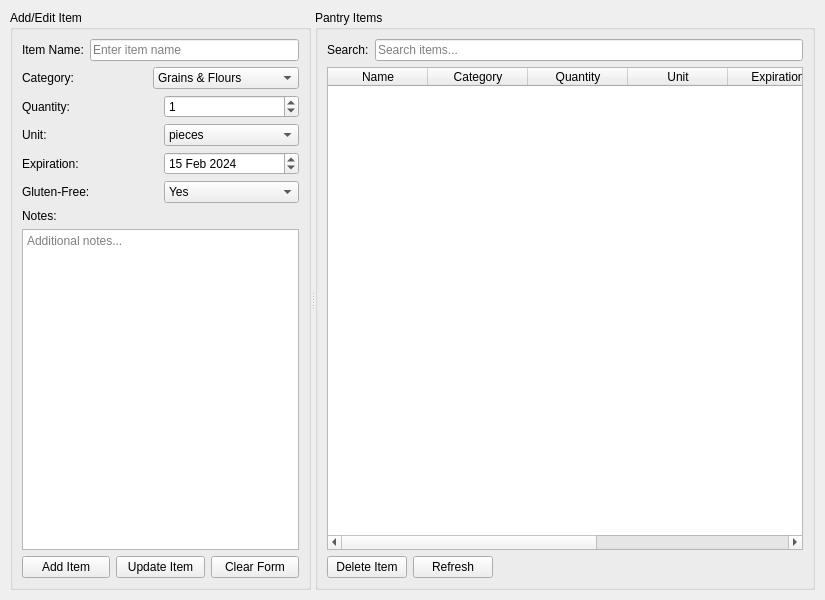
<?xml version="1.0" encoding="UTF-8"?>
<ui version="4.0">
 <class>PantryPanel</class>
 <widget class="QWidget" name="PantryPanel">
  <property name="geometry">
   <rect>
    <x>0</x>
    <y>0</y>
    <width>825</width>
    <height>600</height>
   </rect>
  </property>
  <layout class="QVBoxLayout" name="verticalLayout">
   <property name="spacing">
    <number>10</number>
   </property>
   <property name="leftMargin">
    <number>10</number>
   </property>
   <property name="topMargin">
    <number>10</number>
   </property>
   <property name="rightMargin">
    <number>10</number>
   </property>
   <property name="bottomMargin">
    <number>10</number>
   </property>
   <item>
    <widget class="QSplitter" name="splitter">
     <property name="orientation">
      <enum>Qt::Orientation::Horizontal</enum>
     </property>
     <widget class="QWidget" name="formWidget">
      <property name="minimumSize">
       <size>
        <width>300</width>
        <height>0</height>
       </size>
      </property>
      <layout class="QVBoxLayout" name="formLayout">
       <item>
        <widget class="QGroupBox" name="formGroup">
         <property name="title">
          <string>Add/Edit Item</string>
         </property>
         <layout class="QVBoxLayout" name="formGroupLayout">
          <item>
           <layout class="QHBoxLayout" name="nameLayout">
            <item>
             <widget class="QLabel" name="nameLabel">
              <property name="text">
               <string>Item Name:</string>
              </property>
             </widget>
            </item>
            <item>
             <widget class="QLineEdit" name="nameEdit">
              <property name="placeholderText">
               <string>Enter item name</string>
              </property>
             </widget>
            </item>
           </layout>
          </item>
          <item>
           <layout class="QHBoxLayout" name="categoryLayout">
            <item>
             <widget class="QLabel" name="categoryLabel">
              <property name="text">
               <string>Category:</string>
              </property>
             </widget>
            </item>
            <item>
             <widget class="QComboBox" name="categoryCombo">
              <item>
               <property name="text">
                <string>Grains &amp; Flours</string>
               </property>
              </item>
              <item>
               <property name="text">
                <string>Baking</string>
               </property>
              </item>
              <item>
               <property name="text">
                <string>Canned Goods</string>
               </property>
              </item>
              <item>
               <property name="text">
                <string>Dairy</string>
               </property>
              </item>
              <item>
               <property name="text">
                <string>Meat &amp; Seafood</string>
               </property>
              </item>
              <item>
               <property name="text">
                <string>Fruits &amp; Vegetables</string>
               </property>
              </item>
              <item>
               <property name="text">
                <string>Spices &amp; Seasonings</string>
               </property>
              </item>
              <item>
               <property name="text">
                <string>Snacks</string>
               </property>
              </item>
              <item>
               <property name="text">
                <string>Beverages</string>
               </property>
              </item>
              <item>
               <property name="text">
                <string>Other</string>
               </property>
              </item>
             </widget>
            </item>
           </layout>
          </item>
          <item>
           <layout class="QHBoxLayout" name="quantityLayout">
            <item>
             <widget class="QLabel" name="quantityLabel">
              <property name="text">
               <string>Quantity:</string>
              </property>
             </widget>
            </item>
            <item>
             <widget class="QSpinBox" name="quantitySpin">
              <property name="minimum">
               <number>0</number>
              </property>
              <property name="maximum">
               <number>9999</number>
              </property>
              <property name="value">
               <number>1</number>
              </property>
             </widget>
            </item>
           </layout>
          </item>
          <item>
           <layout class="QHBoxLayout" name="unitLayout">
            <item>
             <widget class="QLabel" name="unitLabel">
              <property name="text">
               <string>Unit:</string>
              </property>
             </widget>
            </item>
            <item>
             <widget class="QComboBox" name="unitCombo">
              <item>
               <property name="text">
                <string>pieces</string>
               </property>
              </item>
              <item>
               <property name="text">
                <string>cups</string>
               </property>
              </item>
              <item>
               <property name="text">
                <string>tbsp</string>
               </property>
              </item>
              <item>
               <property name="text">
                <string>tsp</string>
               </property>
              </item>
              <item>
               <property name="text">
                <string>lbs</string>
               </property>
              </item>
              <item>
               <property name="text">
                <string>oz</string>
               </property>
              </item>
              <item>
               <property name="text">
                <string>grams</string>
               </property>
              </item>
              <item>
               <property name="text">
                <string>ml</string>
               </property>
              </item>
              <item>
               <property name="text">
                <string>liters</string>
               </property>
              </item>
              <item>
               <property name="text">
                <string>cans</string>
               </property>
              </item>
              <item>
               <property name="text">
                <string>boxes</string>
               </property>
              </item>
              <item>
               <property name="text">
                <string>bags</string>
               </property>
              </item>
             </widget>
            </item>
           </layout>
          </item>
          <item>
           <layout class="QHBoxLayout" name="expLayout">
            <item>
             <widget class="QLabel" name="expLabel">
              <property name="text">
               <string>Expiration:</string>
              </property>
             </widget>
            </item>
            <item>
             <widget class="QDateEdit" name="expDate">
              <property name="date">
               <date>
                <year>2024</year>
                <month>2</month>
                <day>15</day>
               </date>
              </property>
             </widget>
            </item>
           </layout>
          </item>
          <item>
           <layout class="QHBoxLayout" name="gfLayout">
            <item>
             <widget class="QLabel" name="gfLabel">
              <property name="text">
               <string>Gluten-Free:</string>
              </property>
             </widget>
            </item>
            <item>
             <widget class="QComboBox" name="gfCombo">
              <item>
               <property name="text">
                <string>Yes</string>
               </property>
              </item>
              <item>
               <property name="text">
                <string>No</string>
               </property>
              </item>
              <item>
               <property name="text">
                <string>Unknown</string>
               </property>
              </item>
             </widget>
            </item>
           </layout>
          </item>
          <item>
           <layout class="QVBoxLayout" name="notesLayout">
            <item>
             <widget class="QLabel" name="notesLabel">
              <property name="maximumSize">
               <size>
                <width>16777215</width>
                <height>25</height>
               </size>
              </property>
              <property name="text">
               <string>Notes:</string>
              </property>
             </widget>
            </item>
            <item>
             <widget class="QTextEdit" name="notesEdit">
              <property name="maximumSize">
               <size>
                <width>16777215</width>
                <height>800</height>
               </size>
              </property>
              <property name="placeholderText">
               <string>Additional notes...</string>
              </property>
             </widget>
            </item>
           </layout>
          </item>
          <item>
           <layout class="QHBoxLayout" name="buttonLayout">
            <item>
             <widget class="QPushButton" name="addButton">
              <property name="text">
               <string>Add Item</string>
              </property>
             </widget>
            </item>
            <item>
             <widget class="QPushButton" name="updateButton">
              <property name="text">
               <string>Update Item</string>
              </property>
             </widget>
            </item>
            <item>
             <widget class="QPushButton" name="clearButton">
              <property name="text">
               <string>Clear Form</string>
              </property>
             </widget>
            </item>
           </layout>
          </item>
         </layout>
        </widget>
       </item>
      </layout>
     </widget>
     <widget class="QWidget" name="listWidget">
      <property name="minimumSize">
       <size>
        <width>500</width>
        <height>0</height>
       </size>
      </property>
      <layout class="QVBoxLayout" name="listLayout">
       <item>
        <widget class="QGroupBox" name="listGroup">
         <property name="title">
          <string>Pantry Items</string>
         </property>
         <layout class="QVBoxLayout" name="listGroupLayout">
          <item>
           <layout class="QHBoxLayout" name="searchLayout">
            <item>
             <widget class="QLabel" name="searchLabel">
              <property name="text">
               <string>Search:</string>
              </property>
             </widget>
            </item>
            <item>
             <widget class="QLineEdit" name="searchEdit">
              <property name="placeholderText">
               <string>Search items...</string>
              </property>
             </widget>
            </item>
           </layout>
          </item>
          <item>
           <widget class="QTableWidget" name="itemsTable">
            <property name="alternatingRowColors">
             <bool>true</bool>
            </property>
            <property name="selectionBehavior">
             <enum>QAbstractItemView::SelectionBehavior::SelectRows</enum>
            </property>
            <column>
             <property name="text">
              <string>Name</string>
             </property>
            </column>
            <column>
             <property name="text">
              <string>Category</string>
             </property>
            </column>
            <column>
             <property name="text">
              <string>Quantity</string>
             </property>
            </column>
            <column>
             <property name="text">
              <string>Unit</string>
             </property>
            </column>
            <column>
             <property name="text">
              <string>Expiration</string>
             </property>
            </column>
            <column>
             <property name="text">
              <string>GF Status</string>
             </property>
            </column>
            <column>
             <property name="text">
              <string>Notes</string>
             </property>
            </column>
           </widget>
          </item>
          <item>
           <layout class="QHBoxLayout" name="actionLayout">
            <item>
             <widget class="QPushButton" name="deleteButton">
              <property name="text">
               <string>Delete Item</string>
              </property>
             </widget>
            </item>
            <item>
             <widget class="QPushButton" name="refreshButton">
              <property name="text">
               <string>Refresh</string>
              </property>
             </widget>
            </item>
            <item>
             <spacer name="horizontalSpacer">
              <property name="orientation">
               <enum>Qt::Orientation::Horizontal</enum>
              </property>
              <property name="sizeHint" stdset="0">
               <size>
                <width>40</width>
                <height>20</height>
               </size>
              </property>
             </spacer>
            </item>
           </layout>
          </item>
         </layout>
        </widget>
       </item>
      </layout>
     </widget>
    </widget>
   </item>
  </layout>
 </widget>
 <resources/>
 <connections/>
</ui>
